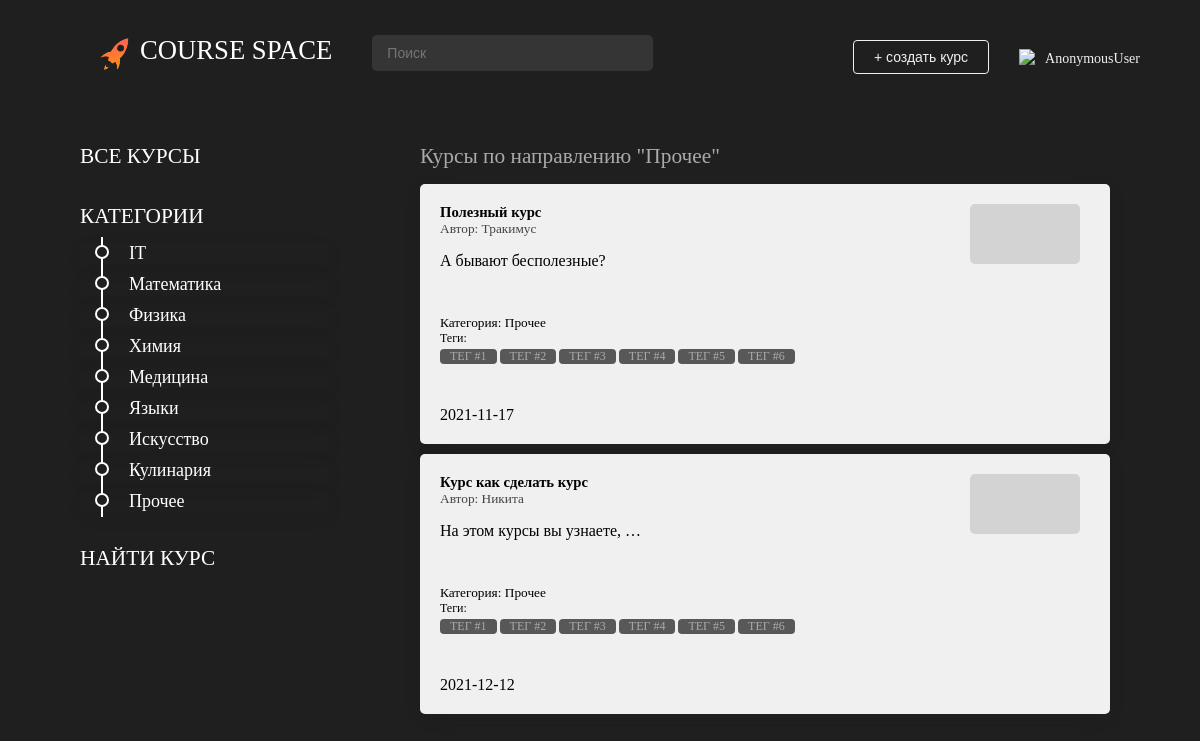
The app's page /main/category/9/, older data.
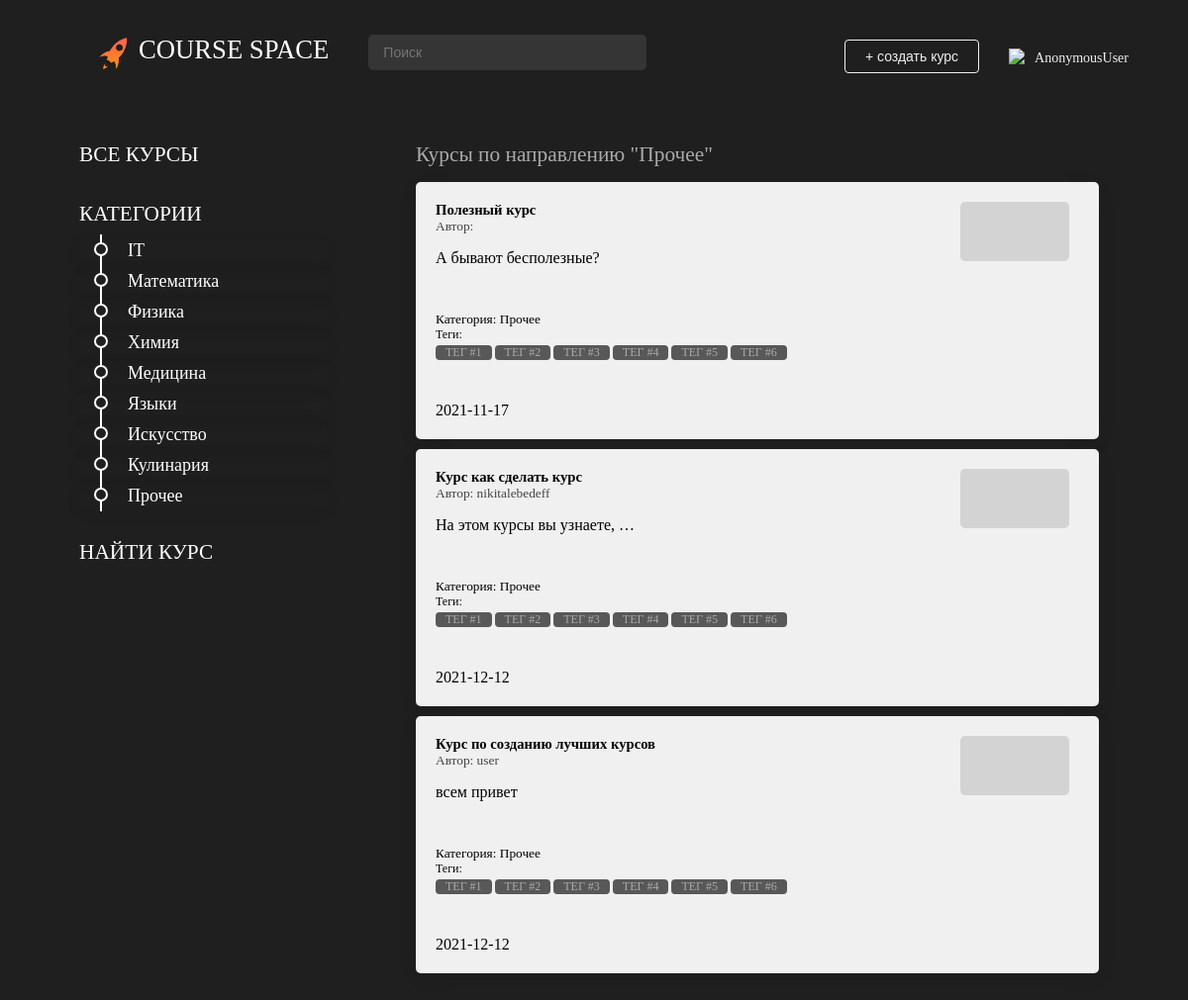
The same page, newer data.
### main/models.py (models this page shows, shortened)
class Categories(models.Model):
    title = models.CharField('title', max_length=30, null=False)
    class Meta:
        db_table = 'Categories'
    def __str__(self):
        return self.title

class Courses(models.Model):
    title = models.CharField('title', max_length=80, null=False)
    description = models.TextField('description')
    date = models.TextField('date')
    category = models.ForeignKey(Categories, models.DO_NOTHING, db_column='Category_id')  # Field name made lowercase.
    author = models.ForeignKey(Authors, models.DO_NOTHING, db_column='Author_id')  # Field name made lowercase.
    class Meta:
        db_table = 'Courses'

class Authors(models.Model):
    name = models.CharField('name', max_length=80, null=False)
    user = models.ForeignKey(settings.AUTH_USER_MODEL, models.DO_NOTHING, db_column='User_id')  # Field name made lowercase.
    class Meta:
        db_table = 'Authors'
    def __str__(self):
        return self.name

### main/views.py (the view)
# urls.py: path('/category/<int:category_id>/', show_category, name='category'),
def show_category(request, category_id):
    course = Categories.objects.all()
    categories = Categories.objects.filter(id=category_id)
    all_categories = Categories.objects.all()
    courses = Courses.objects.filter(category_id=category_id)
    context = {
        'categories': all_categories,
        'course': course,
        'courses': courses,
        'title': categories[0],
        'category_selected': category_id,
    }
    return render(request, 'main/courses.html', context=context)

### main/templates/main/courses.html
{% extends 'main/base.html' %}
{% block style %}
    {% load static %}
    <link rel="stylesheet" href=" {%  static 'main/css/main.css'%}">
{% endblock %}
{% block content %}
    {% if courses %}
        <div class="List">
            <h1>Курсы по направлению "{{ title }}"</h1>
            {% for el in courses%}
            <div class="card block" id="{{ el.id }}" onclick="window.location.href = '{% url 'course' el.pk %}'">
                <div class="lable">
                    <div class="text">
                        <div class="title">{{ el.title }}</div>
                        <div class="autor">Автор: {{ el.author }}</div>
                    </div>
                    <div class="img">
                    </div>
                </div>
                <div class="desk">{{el.description|truncatewords:5}}</div>
                <div class="categor">Категория: {{ el.category }}</div>
                <div class="tags">Теги: </br>
                    <div id="t1">
                        Тег #1
                    </div>
                    <div id="t2">
                        Тег #2
                    </div>
                    <div id="t3">
                        Тег #3
                    </div>
                    <div id="t4">
                        Тег #4
                    </div>
                    <div id="t5">
                        Тег #5
                    </div>
                    <div id="t6">
                        Тег #6
                    </div>
                </div>
                <div class="date">{{ el.date }}</div>
            </div>
            {% endfor %}
        </div>
    {% else %}
        <h1>Курсов по категории "{{ title }}" ещё нет.</h1>
    {% endif %}
{% endblock %}

### main/templates/main/base.html (shortened to what this page needs)
<!DOCTYPE html>
<html lang="ru">
<head>
    {% load static %}
    {% block style %}{% endblock %}
</head>
<body>
    <header>
        <div id="logo" onclick="window.location.href = '/main';">
            <img src="{%  static 'landing/img/logo.png' %}" id="logo_img">
            <div id="words">COURSE SPACE</div>
        </div>
        <div class="search">
            <div id="input">
                <div class="entry">
                    <input type="text" id="name" placeholder="Поиск">
                </div>
            </div>
        </div>
        <div id="rightpart">
            <button id="addCourse" onclick="window.location.href = '{% url 'create_course' %}'">+ создать курс</button>
            <div id="user">
                <img src="https://img.icons8.com/material/24/ffffff/user-male-circle--v1.png" id="avatar"/>
                <div id="username" onclick="window.location.href = '{% url 'user_page' user.pk %}'">{{ user }}</div>
            </div>
        </div>
    </header>
    <main>
        {% if categories %}
        <div class="List Min" id=Categories>
            <h1 onclick="window.location.href = '/main';">ВСЕ КУРСЫ</h1>
            <h1>КАТЕГОРИИ</h1>
            {% for cat in categories %}
                {% if cat.title == title %}
                    <div class="nav" id="c{{ cat.id }}" onclick="window.location.href = '{% url 'category' cat.pk %}'">
                        <div class="pointBtnSelect"></div>
                        <div class="courseTitleSelect">{{ cat.title }}</div>
                    </div>
                {% else %}
                    <div class="nav" id="c{{ cat.id }}" onclick="window.location.href = '{% url 'category' cat.pk %}'">
                        <div class="pointBtn"></div>
                        <div class="courseTitle">{{ cat.title }}</div>
                    </div>
                {% endif %}
            {% endfor %}
            <h1>НАЙТИ КУРС</h1>
        </div>
        {% endif %}
        {% block content %}
        {% endblock %}
    </main>
</body>
</html>

Row changes from the older to the newer data that the page shows:
shown differently, row unchanged: Courses "А бывают бесполезные?": author "Тракимус" → (not shown)
changed through a linked row, Courses "Курс как сделать курс": author "Никита" → "nikitalebedeff"
added Courses: title "Курс по созданию лучших курсов", author "user", description "всем привет", category "Прочее", date "2021-12-12"
